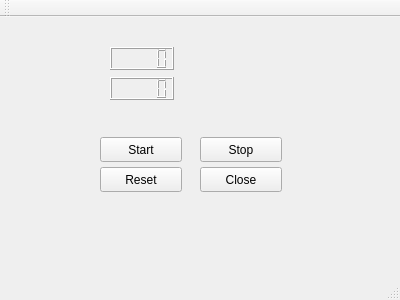
<?xml version="1.0" encoding="UTF-8"?>
<ui version="4.0">
 <class>MainWindow</class>
 <widget class="QMainWindow" name="MainWindow">
  <property name="geometry">
   <rect>
    <x>0</x>
    <y>0</y>
    <width>400</width>
    <height>300</height>
   </rect>
  </property>
  <property name="windowTitle">
   <string>MainWindow</string>
  </property>
  <widget class="QWidget" name="centralWidget">
   <widget class="QPushButton" name="closeButton">
    <property name="geometry">
     <rect>
      <x>200</x>
      <y>150</y>
      <width>82</width>
      <height>25</height>
     </rect>
    </property>
    <property name="text">
     <string>Close</string>
    </property>
   </widget>
   <widget class="QPushButton" name="resetButton">
    <property name="geometry">
     <rect>
      <x>100</x>
      <y>150</y>
      <width>82</width>
      <height>25</height>
     </rect>
    </property>
    <property name="text">
     <string>Reset</string>
    </property>
   </widget>
   <widget class="QPushButton" name="stopButton">
    <property name="geometry">
     <rect>
      <x>200</x>
      <y>120</y>
      <width>82</width>
      <height>25</height>
     </rect>
    </property>
    <property name="text">
     <string>Stop</string>
    </property>
   </widget>
   <widget class="QPushButton" name="startButton">
    <property name="geometry">
     <rect>
      <x>100</x>
      <y>120</y>
      <width>82</width>
      <height>25</height>
     </rect>
    </property>
    <property name="text">
     <string>Start</string>
    </property>
   </widget>
   <widget class="QLCDNumber" name="lcdNumberSec">
    <property name="geometry">
     <rect>
      <x>110</x>
      <y>60</y>
      <width>64</width>
      <height>23</height>
     </rect>
    </property>
   </widget>
   <widget class="QLCDNumber" name="lcdNumberMin">
    <property name="geometry">
     <rect>
      <x>110</x>
      <y>30</y>
      <width>64</width>
      <height>23</height>
     </rect>
    </property>
    <property name="autoFillBackground">
     <bool>false</bool>
    </property>
    <property name="smallDecimalPoint">
     <bool>false</bool>
    </property>
   </widget>
  </widget>
  <widget class="QMenuBar" name="menuBar">
   <property name="geometry">
    <rect>
     <x>0</x>
     <y>0</y>
     <width>400</width>
     <height>23</height>
    </rect>
   </property>
  </widget>
  <widget class="QToolBar" name="mainToolBar">
   <attribute name="toolBarArea">
    <enum>TopToolBarArea</enum>
   </attribute>
   <attribute name="toolBarBreak">
    <bool>false</bool>
   </attribute>
  </widget>
  <widget class="QStatusBar" name="statusBar"/>
 </widget>
 <layoutdefault spacing="6" margin="11"/>
 <resources/>
 <connections>
  <connection>
   <sender>closeButton</sender>
   <signal>clicked()</signal>
   <receiver>MainWindow</receiver>
   <slot>close()</slot>
   <hints>
    <hint type="sourcelabel">
     <x>229</x>
     <y>205</y>
    </hint>
    <hint type="destinationlabel">
     <x>238</x>
     <y>255</y>
    </hint>
   </hints>
  </connection>
 </connections>
</ui>
